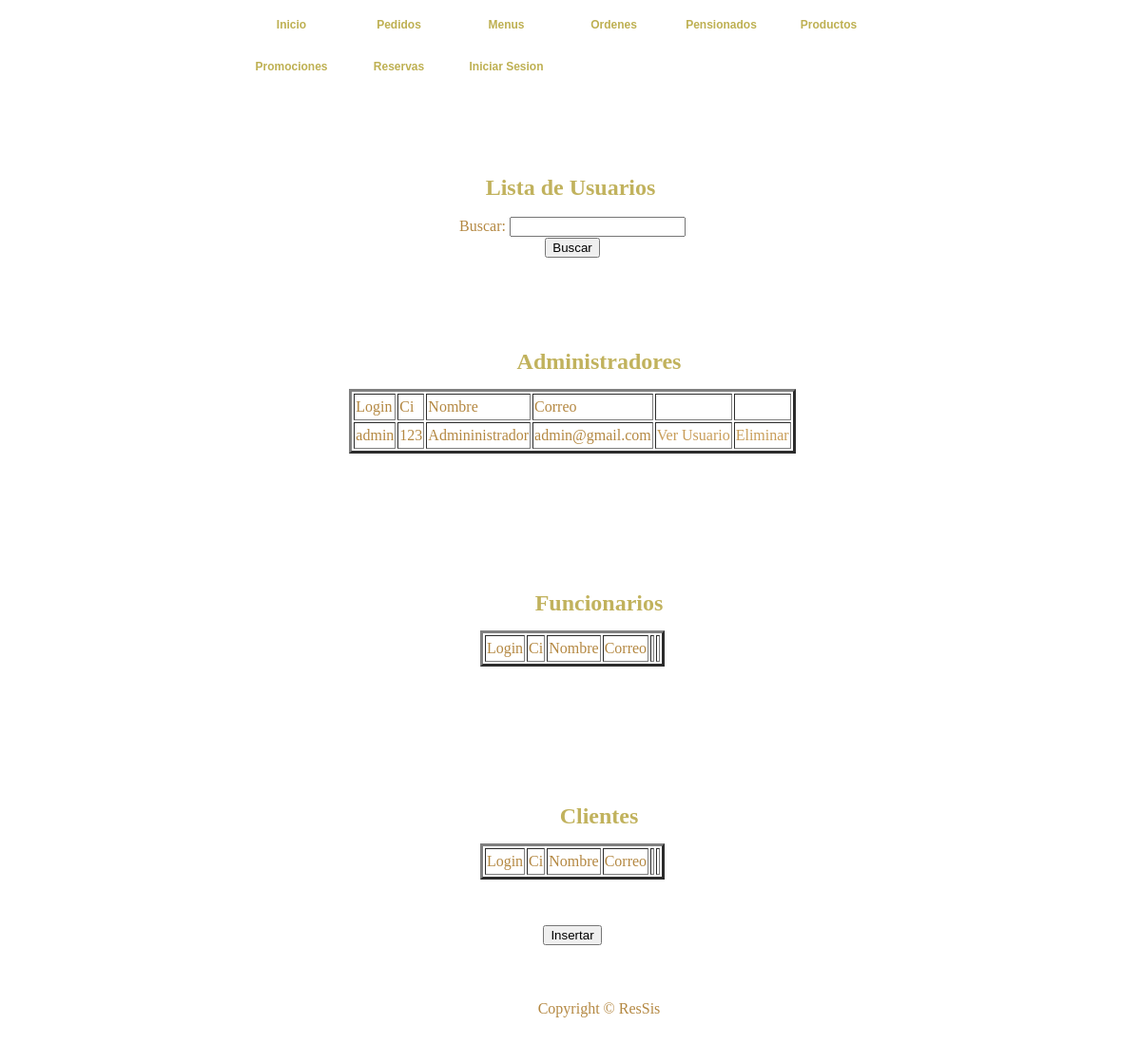
Page /Usuarios/listaUsuarios.php (signed in) on the committed database.
### tables this page shows
CREATE TABLE `usuarios` (
  `login` varchar(12) NOT NULL COMMENT 'Login del Usuario',
  `password` varchar(100) NOT NULL COMMENT 'Password del usuario',
  `ci` bigint(12) NOT NULL COMMENT 'Carnet de Identidad del usuario',
  `nombre` varchar(40) NOT NULL COMMENT 'Nombre del usuario',
  `correo` varchar(30) NOT NULL COMMENT 'Correo del Usuario',
  `rol` int(1) NOT NULL COMMENT 'Rol del usuario',
  `direccion` varchar(50) DEFAULT NULL COMMENT 'Direccion del usuario',
  `telefono` bigint(12) DEFAULT NULL COMMENT 'Telefono del usuario',
  `estado` tinyint(1) NOT NULL COMMENT 'Estado del usuario Activo o Inactivo',
  PRIMARY KEY (`login`)
);

### Usuarios/listaUsuarios.php (the view, shortened to what this page needs)
<!DOCTYPE html PUBLIC "-//W3C//DTD XHTML 1.0 Transitional//EN" "http://www.w3.org/TR/xhtml1/DTD/xhtml1-transitional.dtd">
<HTML xmlns="http://www.w3.org/1999/xhtml">
	<HEAD>
			<link href="../CSS/templatemo_style.css" rel="stylesheet" type="text/css" />
	</HEAD>
	<BODY>
		<?php
		function llenarTabla($rol){
			$res=mysql_query("SELECT * FROM usuarios WHERE rol='$rol'");
			while($row=mysql_fetch_row($res)){
				$estado=$row[8];
				$login=$row[0];
				echo "<TR>";
				echo "<TD>".$row[0]."</TD>";
				echo "<TD>".$row[2]."</TD>";
				echo "<TD>".$row[3]."</TD>";
				echo "<TD>".$row[4]."</TD>";
				echo "<TD>"."<a href=\"ver_perfil.php?aux=$login\">Ver Usuario</a>"."</TD>";
				if ($estado=='1') {
					echo "<TD>"."<a href=\"eliminar_usuario.php?aux=$login&estado=$estado\">Eliminar</a>"."</TD>";
				} else {
					echo "<TD>"."<a href=\"eliminar_usuario.php?aux=$login&estado=$estado\">Reincorporar</a>"."</TD>";
				}
				echo "</TR>";
			}
		}
		?>
<div id="templatemo_container">
			<div class="templatemo_topmenu">
				<ul>
      				<li><a href="../index.html" >Inicio</a></li>
      				<li><a href="../Pedidos/index.php" >Pedidos</a></li>
      				<li><a href="../Menus/listaMenuDiario.php" >Menus</a></li>
				    <li><a href="../Ordenes/index.php">Ordenes</a></li>
				    <li><a href="../Pensionados/listaPensionados.php">Pensionados</a></li>
				    <li><a href="../Productos/listaProductos.php">Productos</a></li>
				    <li><a href="../principalMarketing.php">Promociones</a></li>
				    <li><a href="../Reservas/index.php" >Reservas</a></li>
				    <li><a href="listaUsuarios.php" class="current">Iniciar Sesion</a></li>
      			</ul>
			 </div>
			<div id="templatemo_topsection">Lista de Usuarios<br></div>
			<BR>
		<div id="templatemo_content_section">
		<CENTER>
		<FORM NAME="Datos" Method="POST" Action="listaUsuarios.php">
			Buscar: <INPUT TYPE=Text NAME="buscar" VALUE=""><BR>
			<INPUT TYPE=Submit NAME="Buscar" VALUE="Buscar"><DD></DD>
		</FORM>
		<div id="templatemo_topsection">Administradores<br></div>
			<TABLE BORDER=3>
				<TR>
					<TD>Login</TD>
					<TD>Ci</TD>
					<TD>Nombre</TD>
					<TD>Correo</TD>
					<TD></TD>
					<TD></TD>
				</TR>
				<?php
				if(isset($_POST["Buscar"]))
				{
					llenarTablaBusqueda(1);
				}else{
					llenarTabla(1);
				}
				?>
			</TABLE>
			<BR><BR>
			<div id="templatemo_topsection">Funcionarios<br></div>
			<TABLE BORDER=3>
				<TR>
					<TD>Login</TD>
					<TD>Ci</TD>
					<TD>Nombre</TD>
					<TD>Correo</TD>
					<TD></TD>
					<TD></TD>
				</TR>
			</TABLE>
			<BR><BR>
			<div id="templatemo_topsection">Clientes<br></div>
			<TABLE BORDER=3>
				<TR>
					<TD>Login</TD>
					<TD>Ci</TD>
					<TD>Nombre</TD>
					<TD>Correo</TD>
					<TD></TD>
					<TD></TD>
				</TR>
			</TABLE>
			<BR><BR>
			<FORM Action="crearUsuario.php">
				<INPUT TYPE=Submit NAME="Insertar" VALUE="Insertar">
			</FORM>
	</CENTER>
		<div id="templatemo_footer">Copyright © ResSis</div>
	</BODY>
</HTML>

### CSS/templatemo_style.css (style rules this page uses)
html { background: url(images/templatemo_html_bg.jpg) repeat; }
body { margin: 0; padding:0; font-family: "Times New Roman", Times, serif; font-size: 16px; line-height: 1.5em; color: #b48842; background: url(images/templatemo_body_bg.jpg) repeat-x center top; width: 100%; display: table; }
a:link, a:visited { color: #c89d59; text-decoration: none; }
#templatemo_container { width: 806px; margin: auto; }
.templatemo_topmenu { margin: auto; width: 700px; position:relative; }
.templatemo_topmenu ul { list-style: none; padding: 0px; margin: 0px; }
.templatemo_topmenu li { display: inline; }
.templatemo_topmenu li a { float: left; font-family: Arial, Helvetica, sans-serif; font-size: 12px; font-weight: bold; text-align: center; color: #beb052; width: 103px; height: 30px; margin-left: 5px; margin-right: 5px; padding-top: 14px; }
.templatemo_topmenu li a:hover, .templatemo_topmenu li .current { color: #beb052; background: url(images/templatemo_button_hover.jpg) no-repeat; }
#templatemo_topsection { float: left; margin-top: 40px; width: 806px; height: 48px; color: #c1b25d; font-size: 24px; font-weight: bold; padding-top: 50px; line-height: 1.6em; text-align: center; background: url(images/templatemo_title_bg.jpg) no-repeat; }
#templatemo_content_section { float: left; width: 750px; text-align: justify; padding-left: 30px; }
#templatemo_footer { float: left; margin: auto; margin-top: 20px; text-align: center; padding-top: 35px; width: 806px; height: 50px; background: url(images/templatemo_footer.jpg) no-repeat; background-position: top; }

### rows in the picture
usuarios: login "admin", ci "123", nombre "Admininistrador", correo "admin@gmail.com"
